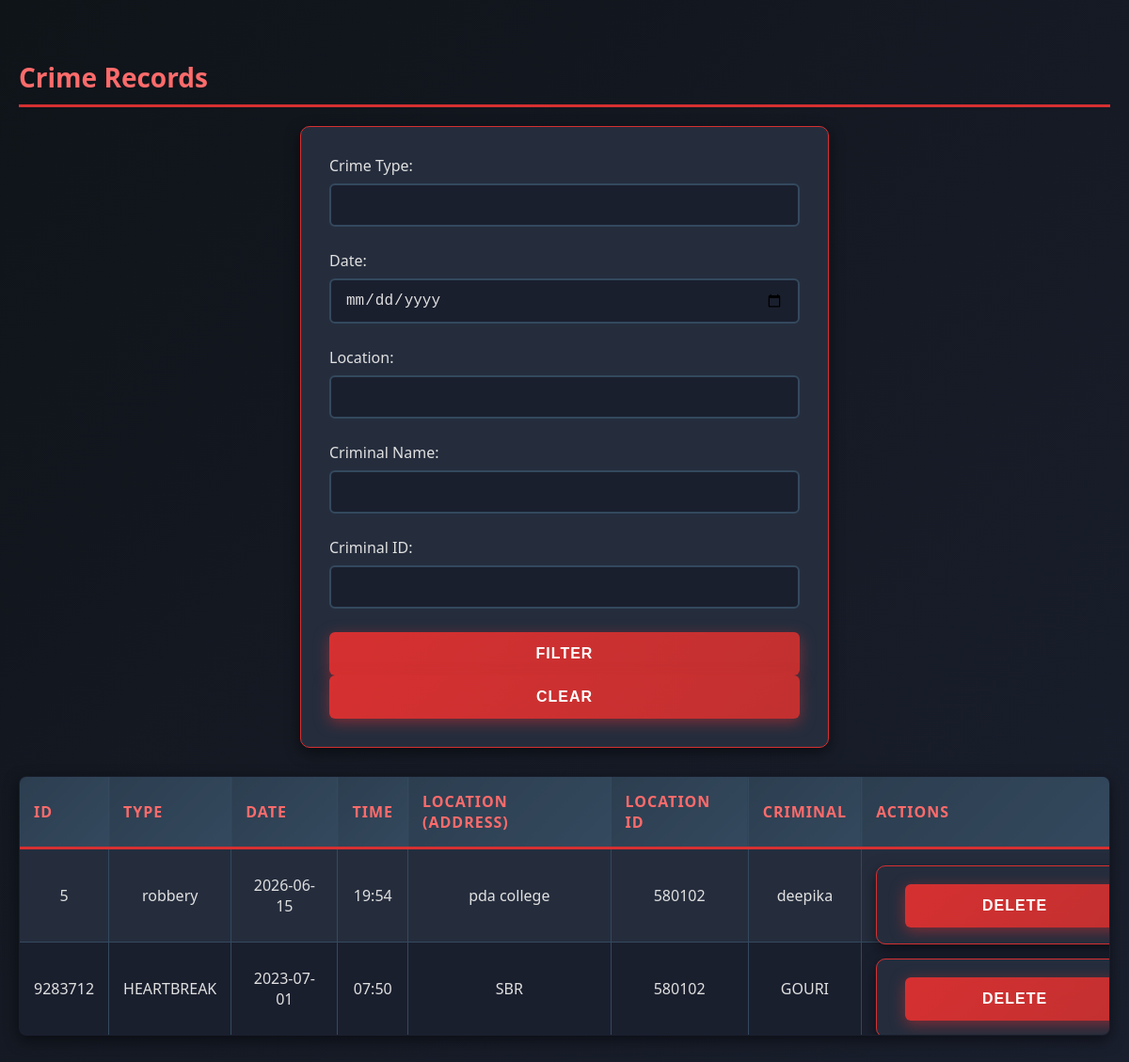
/crimes, run on the app's committed database.
### tables this page shows
CREATE TABLE Crime(
    Crime_ID INTEGER PRIMARY KEY,
    Crime_Type TEXT,
    Crime_Date TEXT,
    Crime_Time TEXT,
    Location_ID INTEGER,
    Criminal_ID INTEGER
, Location TEXT);

CREATE TABLE Criminal(
    Criminal_ID INTEGER PRIMARY KEY,
    Name TEXT,
    Age INTEGER,
    Gender TEXT
);

### main.py (the view)
@app.get("/crimes")
def view_crimes(request: Request):
    q_type = request.query_params.get("crime_type")
    q_date = request.query_params.get("date")
    q_location = request.query_params.get("location")
    q_criminal = request.query_params.get("criminal")
    q_criminal_id = request.query_params.get("criminal_id")
    base_sql = """
    SELECT
        Crime.Crime_ID,
        Crime.Crime_Type,
        Crime.Crime_Date,
        Crime.Crime_Time,
        Crime.Location,
        Crime.Location_ID,
        Criminal.Name
    FROM Crime
    LEFT JOIN Criminal ON Crime.Criminal_ID = Criminal.Criminal_ID
    """
    where = []
    params = []
    if q_type:
        where.append("Crime.Crime_Type LIKE ?")
        params.append(f"%{q_type}%")
    if q_date:
        where.append("Crime.Crime_Date = ?")
        params.append(q_date)
    if q_location:
        where.append("Crime.Location LIKE ?")
        params.append(f"%{q_location}%")
    if q_criminal_id and q_criminal_id.isdigit():
        where.append("Crime.Criminal_ID = ?")
        params.append(int(q_criminal_id))
    elif q_criminal:
        where.append("Criminal.Name LIKE ?")
        params.append(f"%{q_criminal}%")
    if where:
        base_sql += " WHERE " + " AND ".join(where)
    base_sql += " ORDER BY Crime.Crime_Date DESC"
    if params:
        cursor.execute(base_sql, tuple(params))
    else:
        cursor.execute(base_sql)
    crimes = cursor.fetchall()
    return templates.TemplateResponse(
        request,
        "crimes.html",
        {
            "request": request,
            "crimes": crimes,
            "filters": {
                "crime_type": q_type or "",
                "date": q_date or "",
                "location": q_location or "",
                "criminal": q_criminal or "",
                "criminal_id": q_criminal_id or "",
            }
        }
    )

### templates/crimes.html
<!DOCTYPE html>
<html>
    <head>
        <link rel="stylesheet" href="/static/style.css">
    </head>
<body>
<h2>Crime Records</h2>
<form method="get" action="/crimes">
    Crime Type: <input type="text" name="crime_type" value="{{ filters.crime_type }}">
    Date: <input type="date" name="date" value="{{ filters.date }}">
    Location: <input type="text" name="location" value="{{ filters.location }}">
    Criminal Name: <input type="text" name="criminal" value="{{ filters.criminal }}">
    Criminal ID: <input type="number" name="criminal_id" value="{{ filters.criminal_id }}">
    <button type="submit">Filter</button>
    <a href="/crimes"><button type="button">Clear</button></a>
</form>
<table border="1">
<tr>
<th>ID</th>
<th>Type</th>
<th>Date</th>
<th>Time</th>
<th>Location (address)</th>
<th>Location ID</th>
<th>Criminal</th>
<th>Actions</th>
</tr>
{% if crimes %}
    {% for crime in crimes %}
    <tr>
    <td>{{ crime[0] }}</td>
    <td>{{ crime[1] }}</td>
    <td>{{ crime[2] }}</td>
    <td>{{ crime[3] }}</td>
    <td>{% if crime[4] %}{{ crime[4] }}{% else %}Unknown{% endif %}</td>
    <td>{{ crime[5] }}</td>
    <td>{% if crime[6] %}{{ crime[6] }}{% else %}Unknown{% endif %}</td>
    <td>
        <a href="/crime/edit/{{ crime[0] }}">Edit</a>
        <form action="/crime/delete/{{ crime[0] }}" method="post" onsubmit="return confirm('Delete crime {{ crime[0] }}?');" style="display:inline">
            <button type="submit">Delete</button>
        </form>
    </td>
    </tr>
    {% endfor %}
{% else %}
    <tr>
        <td colspan="8">No crime records found.</td>
    </tr>
{% endif %}
</table>
</body>
</html>

### static/style.css (style rules this page uses)
body { font-family: 'Segoe UI', Tahoma, Geneva, Verdana, sans-serif; background: linear-gradient(135deg, #0f1419 0%, #1a1f2e 100%); color: #e0e0e0; margin: 0; padding: 40px 20px; min-height: 100vh; }
h2 { font-size: 28px; margin-bottom: 20px; color: #ff6b6b; border-bottom: 3px solid #d63031; padding-bottom: 10px; }
form { width: 100%; max-width: 500px; margin: auto; background: #252d3d; padding: 30px; border-radius: 10px; box-shadow: 0 5px 15px rgba(0, 0, 0, 0.5); border: 1px solid #d63031; }
input { width: 100%; padding: 12px 15px; margin-top: 8px; margin-bottom: 25px; border: 2px solid #34495e; border-radius: 6px; font-size: 16px; transition: all 0.3s ease; box-sizing: border-box; background: #1a1f2e; color: #e0e0e0; }
button { background: linear-gradient(135deg, #d63031 0%, #c23030 100%); color: white; border: none; padding: 14px 35px; cursor: pointer; font-size: 16px; border-radius: 6px; font-weight: 600; width: 100%; transition: all 0.3s ease; box-shadow: 0 4px 15px rgba(214, 48, 49, 0.5); text-transform: uppercase; letter-spacing: 1px; }
table { width: 100%; border-collapse: collapse; margin-top: 30px; background: #1a1f2e; border-radius: 8px; overflow: hidden; box-shadow: 0 5px 15px rgba(0, 0, 0, 0.5); border: 1px solid #34495e; }
table th { background: linear-gradient(135deg, #2c3e50 0%, #34495e 100%); color: #ff6b6b; padding: 15px; text-align: left; font-weight: 600; border-bottom: 3px solid #d63031; text-transform: uppercase; letter-spacing: 1px; }
table td { border: 1px solid #34495e; padding: 15px; text-align: center; transition: all 0.3s ease; color: #e0e0e0; }
table tr:nth-child(even) { background-color: #252d3d; }

### data on the page
Crime: Crime_ID "5", Crime_Type "robbery", Crime_Date "2026-06-15", Crime_Time "19:54", Location "pda college", Location_ID "580102", Name "deepika"
Crime: Crime_ID "9283712", Crime_Type "HEARTBREAK", Crime_Date "2023-07-01", Crime_Time "07:50", Location "SBR", Location_ID "580102", Name "GOURI"
